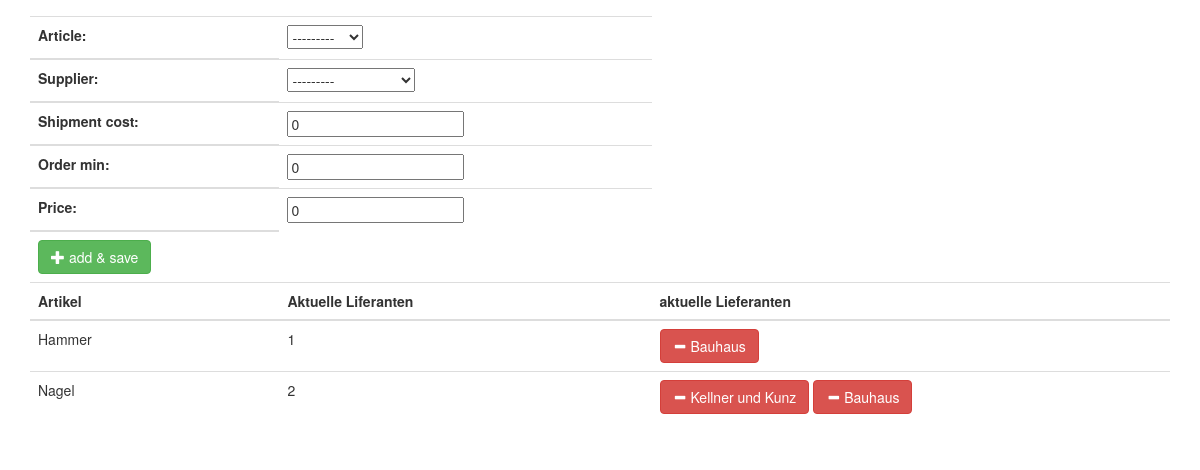
The page /getmatrix/ on the database as committed earlier.
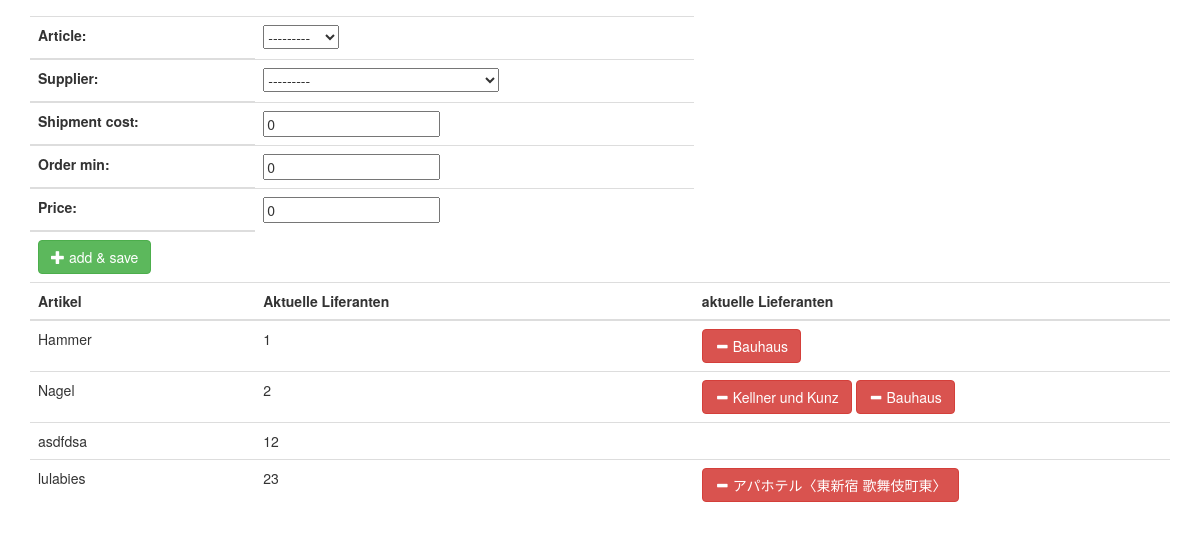
The same page on the database as committed later.
### warehouse/models.py (models this page shows, shortened)
class Article(models.Model):
    id = models.AutoField(primary_key=True)
    label = models.CharField(max_length=200)
    sensor_no = models.IntegerField()
    sensor_status = models.BooleanField(default=True)
    supplier = models.ManyToManyField(Supplier, through='Detail')
    def __str__(self):
        return self.label

class Detail(models.Model):
    id = models.AutoField(primary_key=True)
    article = models.ForeignKey(Article, on_delete=models.CASCADE)
    supplier = models.ForeignKey(Supplier, on_delete=models.CASCADE)
    shipment_cost = models.IntegerField(default=0)
    order_min = models.IntegerField(default=0)
    price = models.IntegerField(default=0)

class Supplier(models.Model):
    id = models.AutoField(primary_key=True)
    name = models.CharField(max_length=200)
    def __str__(self):
        return self.name

### warehouse/views.py (the view, shortened to what this page needs)
# urls.py: path('getmatrix/', MatrixListView.as_view(), name='getmatrix'),
class MatrixListView(generic.ListView):
    template_name = 'getmatrix.html'
    context_object_name = 'articles'
    queryset = Article.objects.all()
    def get_context_data(self, **kwargs):
        context = super(MatrixListView, self).get_context_data(**kwargs)
        context['details'] = Detail.objects.all()
        context['formx'] = SearchForm()
        context['formy'] = AddArticleToSuppForm()
        return context

### warehouse/forms.py
class SearchForm(forms.Form):
    search_term = forms.CharField(label='search_term', max_length=100, widget=forms.TextInput(attrs={'class': 'form-control',}))

class AddArticleToSuppForm(forms.ModelForm):
    class Meta:
        model = Detail
        fields = ('article', 'supplier','shipment_cost', 'order_min', 'price')
        widgets = {
        }

### warehouse/templates/getmatrix.html (shortened to what this page needs)
<!DOCTYPE html>
<html lang="en">
<head>
    <link rel="stylesheet" href="https://maxcdn.bootstrapcdn.com/bootstrap/3.3.7/css/bootstrap.min.css">
</head>
<body>
<div class="container">
<table class="table">
    <thead>
            <td>
            <form class="form-inline my-2 my-lg-0" action="/getmatrix/" method="post">
                {{formy}}
            </td>
               <td>
                <button type="submit" class="btn btn-success" name="AddArticleToSupp">
                    <span class="glyphicon glyphicon-plus"></span> add & save
                </button>
        </td>
        <tr>
            <th>Artikel</th>
            <th>Aktuelle Liferanten</th>
            <th>aktuelle Lieferanten</th>
        </tr>
    </thead>
    <tbody>
    {% for article in articles %}
    <tr>
        <td>{{article.label}}</td>
        <td>{{article.sensor_no}}</td>
        <td>
            <form action="/getmatrix/" method="post">
                    {% for detail in details %}
                        {% if detail.article == article %}
                            <button type="submit" class="btn btn-danger" name="sub" value="{{detail.id}}">
                                <span class="glyphicon glyphicon-minus"></span> {{detail.supplier}}
                            </button>
                        {% endif %}
                    {% endfor %}
            </form>
        </td>
    </tr>
    {% endfor %}
    </tbody>
</table>
</div>
</body>
</html>

Rows that differ between the two databases and show on the page:
added Article: label "asdfdsa", sensor_no "12"
added Article: label "lulabies", sensor_no "23"
added Detail: {{ detail.id }} 24 (drawn), supplier "アパホテル〈東新宿 歌舞伎町東〉", shown under "lulabies"
